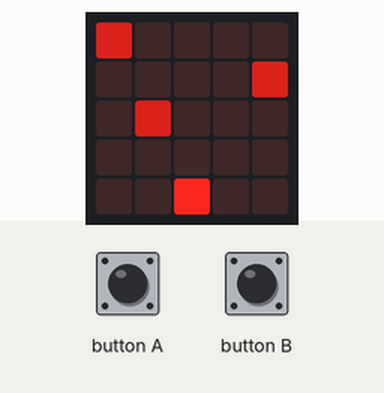
Simulated run of this program. Board: BBC micro:bit running MicroPython. On the bench: the board's 5×5 LED display. Inputs (shaded band) come from the test bench. Random numbers come from a fixed seed.

Above: at 1.2 s.
1.3 s: button A pressed for 0.15 s
At 1.9 s:
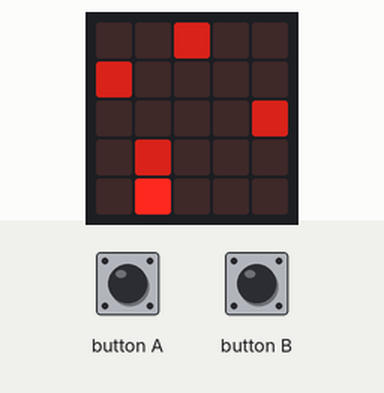
2.0 s: button B pressed for 0.15 s
At 2.4 s:
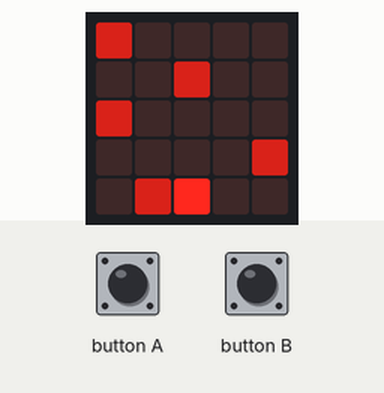
2.7 s: button A pressed for 1 s
At 3.4 s:
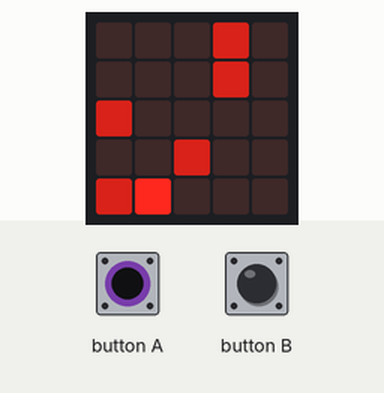
6.0 s: button B pressed for 1 s
At 6.3 s:
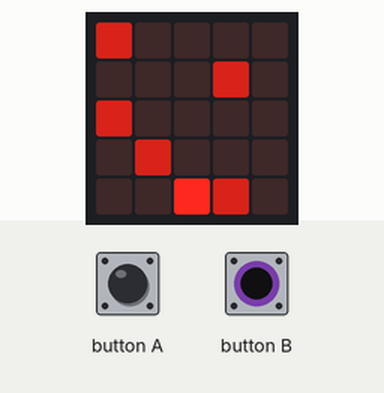
9.0 s: button A pressed for 0.15 s
At 9.4 s:
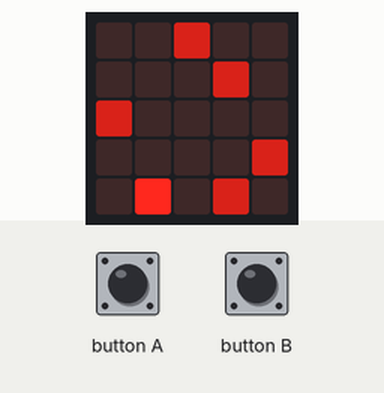
12.0 s: button B pressed for 0.15 s
At 14.3 s:
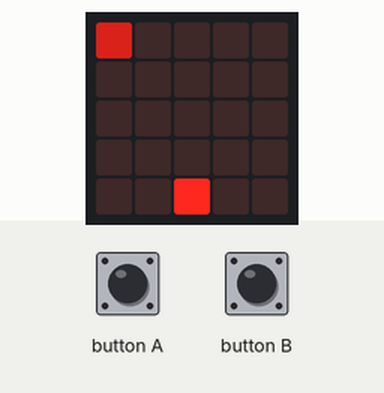
Timing chart, 0 to 15.8 s (numbered marks = the images above; inputs shaded):
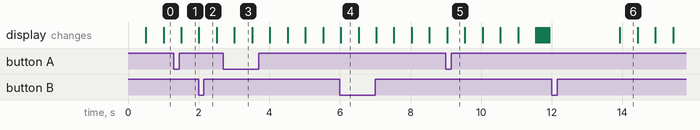

The program:

flapper.py
```python
from microbit import *
import random

# Suggestions for improvements:
## - Make the explosion animation prettier (maybe make it so the explosion
##   starts at the player position, instead of the middle of the screen)
## - Create a score counter that increases as you stay alive,
##   then display this as your score when you die
## - Better obstacle generation (right now it's just random positions,
##   but you could make it so it looks like you're flying through a cave)
## - Add a main menu
##   - Let the player choose a difficulty, which changes the value of `turn_ms`

# Constants
## These are specific values we want to give a name to.
## They should not be changed while the game is running!

## These are LED values, from 0 to 9.
## Make sure they are at least 1 and different from each other!
obstacle_brightness = 5
player_brightness = 9

## How many milliseconds one game turn should last.
turn_ms = 500

# State
## These are data that our game keeps track of and changes.
## We call it "state" since it's the current state of the game.

board = [
    [0, 0, 0, 0, 0],
    [0, 0, 0, 0, 0],
    [0, 0, 0, 0, 0],
    [0, 0, 0, 0, 0],
    [0, 0, 0, 0, 0],
]

player_pos = 2

# Functions
## These functions are used by the game loop to change the game state.
## Most functions take and return a `board`, to make it easier to read
## our code, but when we need to change our state directly we use `global`
## followed by the variable name. We can then change the state from within
## a function.

def draw_screen(board):
    for y in range(len(board)):
        for x in range(len(board[0])):
            display.set_pixel(x, y, board[y][x])

def add_obstacle(board):
    x = random.randint(0, len(board)-1)
    new_line = [0, 0, 0, 0, 0]
    new_line[x] = obstacle_brightness
    new_board = [new_line]
    new_board += board[:-1]
    return new_board

def add_player(board, prev_pos):
    if player_pos == prev_pos: # The player did not move
        board[-1][player_pos] = player_brightness
        return board
    else:
        # Make sure that the prev_pos is not an obstacle before clearing it
        if board[-1][prev_pos] == player_brightness:
            board[-1][prev_pos] = 0
        board[-1][player_pos] = player_brightness
        return board

def update_player():
    global player_pos
    prev_pos = player_pos
    if button_a.was_pressed() and player_pos > 0:
        player_pos -= 1
    elif button_b.was_pressed() and player_pos < 4:
        player_pos += 1
    return prev_pos

def check_collision():
    has_collided = board[-1][player_pos] == obstacle_brightness
    return has_collided

def reset_board():
    global board
    board = [[0 for i in range(5)] for j in range(5)]

# Images

## Explosion animation when we die!

explode1 = Image("00000:"
                 "00000:"
                 "00900:"
                 "00000:"
                 "00000")
explode2 = Image("00000:"
                 "00700:"
                 "07970:"
                 "00700:"
                 "00000")
explode3 = Image("00700:"
                 "07970:"
                 "79797:"
                 "07970:"
                 "00700")
explode4 = Image("57775:"
                 "77777:"
                 "77577:"
                 "77777:"
                 "57775")
explode5 = Image("35555:"
                 "55555:"
                 "55355:"
                 "55555:"
                 "35553")
explode6 = Image("33333:"
                 "33333:"
                 "33133:"
                 "33333:"
                 "33333")
explode7 = Image("00100:"
                 "01110:"
                 "11011:"
                 "01110:"
                 "00100")

explosion = [explode1, explode2, explode3, explode4, explode5, explode6, explode7]

# Game loop
## Everything we need has now been defined, so we create a game loop that runs
## forever and edits the game state defined above, giving us a working game!

while True:
    prev_pos = update_player()
    board = add_obstacle(board)
    has_collided = check_collision()
    if has_collided: # The player has died!
        display.show(explosion, delay=50)
        display.clear()
        reset_board()
        sleep(2000)
        continue
    board = add_player(board, prev_pos)
    draw_screen(board)
    sleep(turn_ms)
```

Measured:
- what the display in image 3 shows lasts 0.5 s, from 3.0 s to 3.5 s
